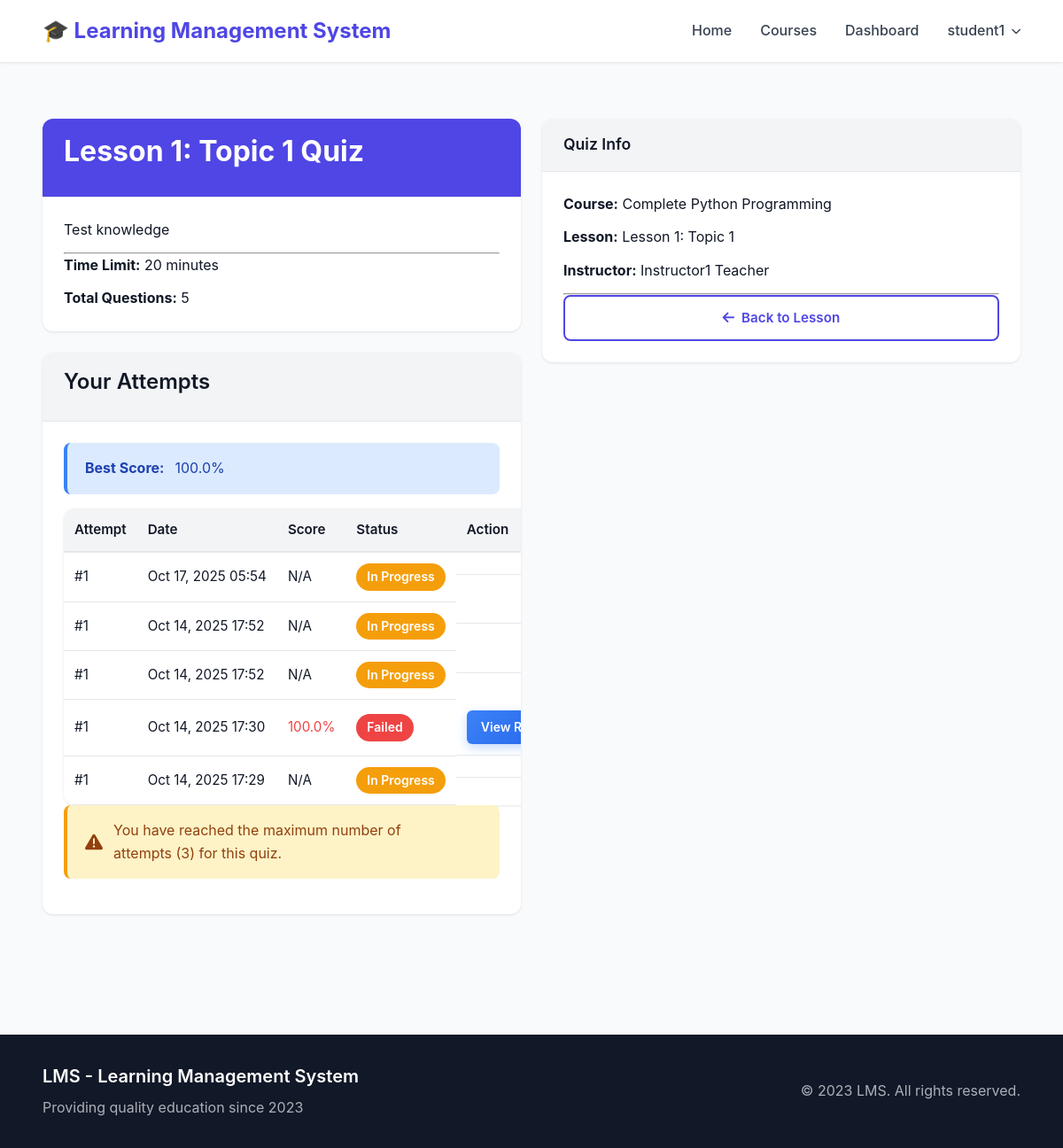
/quizzes/quiz/1/ (signed in), run on the app's committed database.
### accounts/models.py (models this page shows, shortened)
class User(AbstractUser):
    USER_TYPE_CHOICES = (
        ('student', 'Student'),
        ('instructor', 'Instructor'),
        ('admin', 'Admin'),
    )
    user_type = models.CharField(max_length=10, choices=USER_TYPE_CHOICES, default='student')
    profile_picture = models.ImageField(upload_to='profile_pictures/', null=True, blank=True)
    phone = models.CharField(max_length=20, null=True, blank=True)
    bio = models.TextField(blank=True, null=True)
    date_of_birth = models.DateField(null=True, blank=True)
    website = models.URLField(max_length=200, blank=True, null=True)
    address = models.TextField(blank=True, null=True)
    LEARNING_STYLE_CHOICES = (
        ('visual', 'Visual'),
        ('auditory', 'Auditory'),
        ('reading', 'Reading/Writing'),
        ('kinesthetic', 'Kinesthetic'),
    )
    learning_style = models.CharField(max_length=20, choices=LEARNING_STYLE_CHOICES, null=True, blank=True)
    preferred_language = models.CharField(max_length=50, blank=True, null=True)
    daily_study_goal = models.PositiveIntegerField(default=30, validators=[MinValueValidator(15), MaxValueValidator(480)])  # in minutes
    @property
    def is_student(self):
        return self.user_type == 'student'
    @property
    def is_instructor(self):
        return self.user_type == 'instructor'
    @property
    def is_admin(self):
        return self.is_superuser or self.user_type == 'admin'

### quizzes/models.py (models this page shows, shortened)
class Quiz(models.Model):
    title = models.CharField(max_length=200)
    lesson = models.ForeignKey(
        Lesson,
        on_delete=models.CASCADE,
        related_name='quizzes'
    )
    instructor = models.ForeignKey(
        settings.AUTH_USER_MODEL,
        on_delete=models.CASCADE,
        related_name='quizzes'
    )
    description = models.TextField(blank=True)
    instructions = models.TextField(blank=True, help_text="Instructions for students")
    start_date = models.DateTimeField(null=True, blank=True, help_text="When quiz becomes available")
    end_date = models.DateTimeField(null=True, blank=True, help_text="When quiz closes")
    time_limit_minutes = models.PositiveIntegerField(default=30, help_text="Duration in minutes")
    passing_score = models.PositiveIntegerField(default=70, help_text="Percentage to pass")
    max_attempts = models.PositiveIntegerField(default=3, help_text="Maximum attempts allowed")
    is_published = models.BooleanField(default=False)
    shuffle_questions = models.BooleanField(default=True)
    show_correct_answers = models.BooleanField(default=True)
    created_at = models.DateTimeField(auto_now_add=True)
    updated_at = models.DateTimeField(auto_now=True)
    @property
    def total_questions(self):
        return self.questions.count()

class QuizAttempt(models.Model):
    student = models.ForeignKey(
        settings.AUTH_USER_MODEL,
        on_delete=models.CASCADE,
        related_name='quiz_attempts'
    )
    quiz = models.ForeignKey(
        Quiz,
        on_delete=models.CASCADE,
        related_name='attempts'
    )
    attempt_number = models.PositiveIntegerField(default=1)
    started_at = models.DateTimeField(auto_now_add=True)
    completed_at = models.DateTimeField(null=True, blank=True)
    time_taken_minutes = models.PositiveIntegerField(null=True, blank=True)
    score = models.FloatField(null=True, blank=True)
    passed = models.BooleanField(default=False)
    class Meta:
        ordering = ['-started_at']

### courses/models.py (models this page shows, shortened)
class Course(models.Model):
    title = models.CharField(max_length=200, unique=True)
    code = models.CharField(max_length=20, unique=True, blank=True, null=True, help_text="Unique course code (e.g., CS101)")
    description = models.TextField()
    instructor = models.ForeignKey(
        settings.AUTH_USER_MODEL,
        on_delete=models.CASCADE,
        related_name='courses_taught'
    )
    thumbnail = models.ImageField(upload_to='course_thumbnails/', null=True, blank=True)
    syllabus = models.FileField(upload_to='syllabi/', null=True, blank=True)
    category = models.ForeignKey(Category, on_delete=models.SET_NULL, null=True, blank=True, related_name='courses')
    created_at = models.DateTimeField(auto_now_add=True)
    updated_at = models.DateTimeField(auto_now=True)

class Lesson(models.Model):
    module = models.ForeignKey(Module, on_delete=models.CASCADE, related_name='lessons')
    title = models.CharField(max_length=200)
    content = models.TextField(blank=True)
    description = models.TextField(blank=True, null=True)
    video_file = models.FileField(upload_to='lesson_videos/', blank=True, null=True, help_text="Upload video file (MP4, WebM, etc.)")
    video_url = models.URLField(blank=True, null=True, help_text="YouTube/Vimeo URL (optional reference)")
    attachment = models.FileField(upload_to='lesson_attachments/', blank=True, null=True)
    order = models.PositiveIntegerField(default=0)
    class Meta:
        ordering = ['order']

### quizzes/views.py (the view)
# urls.py: path('quiz/<int:quiz_id>/', views.quiz_detail, name='quiz_detail'),
@login_required
def quiz_detail(request, quiz_id):
    quiz = get_object_or_404(Quiz, pk=quiz_id)
    course = quiz.lesson.module.course
    is_enrolled = Enrollment.objects.filter(student=request.user, course=course, is_active=True).exists()
    is_instructor = request.user == course.instructor
    if not (is_enrolled or is_instructor or request.user.is_admin):
        messages.error(request, "You must be enrolled in this course to access quizzes.")
        return redirect('courses:course_detail', pk=course.pk)
    attempts = QuizAttempt.objects.filter(student=request.user, quiz=quiz).order_by('-started_at')
    attempts_count = attempts.count()
    can_attempt = attempts_count < quiz.max_attempts
    best_score = attempts.filter(score__isnull=False).aggregate(Avg('score'))['score__avg'] or 0
    context = {
        'quiz': quiz,
        'course': course,
        'attempts': attempts,
        'attempts_count': attempts_count,
        'can_attempt': can_attempt,
        'attempts_remaining': quiz.max_attempts - attempts_count,
        'best_score': best_score,
    }
    return render(request, 'quizzes/quiz_detail.html', context)

### templates/quizzes/quiz_detail.html (shortened to what this page needs)
{% extends 'base.html' %}
{% block content %}
<div class="container py-5">
    <div class="row">
        <div class="col-lg-8">
            <div class="card mb-4">
                <div class="card-header bg-primary text-white">
                    <h2 class="mb-0">{{ quiz.title }}</h2>
                </div>
                <div class="card-body">
                    <p>{{ quiz.description }}</p>
                    <hr>
                    <p><strong>Time Limit:</strong> {{ quiz.time_limit_minutes }} minutes</p>
                    <p><strong>Total Questions:</strong> {{ quiz.total_questions }}</p>
                </div>
            </div>
            {% if user.is_student %}
            <div class="card">
                <div class="card-header">
                    <h4 class="mb-0">Your Attempts</h4>
                </div>
                <div class="card-body">
                    {% if attempts %}
                    <div class="alert alert-info mb-3">
                        <strong>Best Score:</strong> {{ best_score|floatformat:1 }}%
                    </div>
                    <table class="table">
                        <thead>
                            <tr>
                                <th>Attempt</th>
                                <th>Date</th>
                                <th>Score</th>
                                <th>Status</th>
                                <th>Action</th>
                            </tr>
                        </thead>
                        <tbody>
                            {% for attempt in attempts %}
                            <tr>
                                <td>#{{ attempt.attempt_number }}</td>
                                <td>{{ attempt.started_at|date:"M d, Y H:i" }}</td>
                                <td>
                                    {% if attempt.score %}
                                        <span class="{% if attempt.passed %}text-success{% else %}text-danger{% endif %}">
                                            {{ attempt.score|floatformat:1 }}%
                                        </span>
                                    {% else %}
                                        N/A
                                    {% endif %}
                                </td>
                                <td>
                                    {% if attempt.completed_at %}
                                        {% if attempt.passed %}
                                            <span class="badge bg-success">Passed</span>
                                        {% else %}
                                            <span class="badge bg-danger">Failed</span>
                                        {% endif %}
                                    {% else %}
                                        <span class="badge bg-warning">In Progress</span>
                                    {% endif %}
                                </td>
                                <td>
                                    {% if attempt.completed_at %}
                                        <a href="{% url 'quizzes:quiz_result' attempt.pk %}" class="btn btn-sm btn-info">View Result</a>
                                    {% endif %}
                                </td>
                            </tr>
                            {% endfor %}
                        </tbody>
                    </table>
                    {% else %}
                    <p class="text-muted">You haven't attempted this quiz yet.</p>
                    {% endif %}
                    {% if can_attempt %}
                    <a href="{% url 'quizzes:take_quiz' quiz.pk %}" class="btn btn-primary">
                        <i class="fas fa-play"></i> Take Quiz
                    </a>
                    <p class="text-muted mt-2">Attempts remaining: {{ attempts_remaining }} of {{ quiz.max_attempts }}</p>
                    {% else %}
                    <div class="alert alert-warning">
                        <i class="fas fa-exclamation-triangle"></i> You have reached the maximum number of attempts ({{ quiz.max_attempts }}) for this quiz.
                    </div>
                    {% endif %}
                </div>
            </div>
            {% endif %}
        </div>
        <div class="col-lg-4">
            <div class="card">
                <div class="card-header">
                    <h5 class="mb-0">Quiz Info</h5>
                </div>
                <div class="card-body">
                    <p><strong>Course:</strong> {{ course.title }}</p>
                    <p><strong>Lesson:</strong> {{ quiz.lesson.title }}</p>
                    <p><strong>Instructor:</strong> {{ quiz.instructor.get_full_name }}</p>
                    <hr>
                    <a href="{% url 'courses:lesson_detail' quiz.lesson.pk %}" class="btn btn-outline-primary w-100">
                        <i class="fas fa-arrow-left"></i> Back to Lesson
                    </a>
                </div>
            </div>
        </div>
    </div>
</div>
{% endblock %}

### templates/base.html (shortened to what this page needs)
<!DOCTYPE html>
<html lang="en">
<head>
    <link rel="stylesheet" href="https://cdnjs.cloudflare.com/ajax/libs/font-awesome/6.0.0/css/all.min.css">
    {% load static %}
    <link rel="stylesheet" href="{% static 'css/reset.css' %}?v=11">
    <link rel="stylesheet" href="{% static 'css/responsive.css' %}?v=17">
    <link rel="stylesheet" href="{% static 'css/style.css' %}?v=11">
    <link rel="stylesheet" href="{% static 'css/admin-fix.css' %}?v=11">
    <link rel="stylesheet" href="{% static 'css/navbar-fix.css' %}?v=11">
    <link rel="stylesheet" href="{% static 'css/instructor-students.css' %}?v=11">
    <link rel="stylesheet" href="{% static 'css/lessons.css' %}?v=2">
    <link rel="stylesheet" href="{% static 'css/quizzes.css' %}?v=2">
    <link rel="stylesheet" href="{% static 'css/dashboard.css' %}?v=2">
    <link rel="stylesheet" href="{% static 'css/student-progress.css' %}?v=2">
    <link rel="stylesheet" href="{% static 'css/admin-progress.css' %}?v=2">
    <link rel="stylesheet" href="{% static 'css/doubts.css' %}?v=2">
    <link rel="stylesheet" href="{% static 'css/assessments.css' %}?v=2">
    <link rel="stylesheet" href="{% static 'css/forms.css' %}?v=1">
</head>
<body>
    <nav class="navbar">
        <div class="container navbar-container">
            <a class="navbar-brand" href="/">🎓 Learning Management System</a>
            <div class="navbar-menu" id="navbarMenu">
                <a class="nav-link" href="{% url 'home' %}">Home</a>
                <a class="nav-link" href="{% url 'courses:course_list' %}">Courses</a>
                {% if user.is_authenticated %}
                <a class="nav-link" href="{% url 'accounts:dashboard' %}">Dashboard</a>
                <div class="dropdown" id="userDropdownContainer">
                    <span class="nav-link dropdown-toggle" onclick="toggleDropdown(event)">{{ user.username }}</span>
                </div>
                {% else %}
                <a class="nav-link" href="{% url 'accounts:login' %}">Login</a>
                <a class="btn-register" href="{% url 'accounts:register' %}">Register</a>
                {% endif %}
            </div>
        </div>
    </nav>
    <main>
        {% block content %}{% endblock %}
    </main>
    <footer>
        <div class="container">
            <div class="footer-content">
                <div class="footer-left">
                    <h5>LMS - Learning Management System</h5>
                    <p>Providing quality education since 2023</p>
                </div>
                <div class="footer-right">
                    <p>&copy; 2023 LMS. All rights reserved.</p>
                </div>
            </div>
        </div>
    </footer>
</body>
</html>

### static/css/style.css (style rules this page uses)
table td:last-child { display: flex; gap: 0.5rem; flex-wrap: wrap; }
table .btn { padding: 0.5rem 1rem; font-size: 0.875rem; }
footer { background: var(--gray-900); color: var(--gray-300); padding: 2rem 0; margin-top: 4rem; }

### static/css/admin-fix.css (style rules this page uses)
.admin-actions .btn, .admin-btn, .card-header .btn, .card-footer .btn, table .btn { width: auto !important; display: inline-flex !important; }
.card { margin-bottom: 1.5rem; }
.card-body { padding: 1.5rem; }
.card-header { padding: 1rem 1.5rem; }
.row { display: flex; flex-wrap: wrap; gap: 1rem; margin: 0; }
.row > [class*='col-'] { padding: 0; }
.bg-primary { background: var(--primary) !important; }
.bg-warning { background: var(--warning) !important; }
.table { width: 100%; margin: 0; }
.table td, .table th { vertical-align: middle; }
.mb-4 { margin-bottom: 1.5rem !important; }

### static/css/navbar-fix.css (style rules this page uses)
.navbar .dropdown { position: relative; }
.navbar .dropdown-toggle { cursor: pointer; user-select: none; display: flex; align-items: center; gap: 0.5rem; }
.navbar .dropdown-toggle::after { content: '\f078'; font-family: 'Font Awesome 6 Free'; font-weight: 900; font-size: 0.7rem; transition: transform 0.3s; }

### static/css/instructor-students.css (style rules this page uses)
.mb-3 { margin-bottom: 1rem; }
.mb-4 { margin-bottom: 1.5rem; }
.container .row { display: flex; flex-wrap: wrap; gap: 1.5rem; }
.container .row > [class*='col-'] { flex: 1; min-width: 300px; }
.container .card { margin-bottom: 1.5rem; width: 100%; }
.container .card-body p { margin-bottom: 0.75rem; word-wrap: break-word; }
.container .card-body p:last-child { margin-bottom: 0; }
.container .card-header h5 { margin: 0; font-size: 1.1rem; }
.container .table { width: 100%; margin: 0; font-size: 0.95rem; }
.container .table td, .container .table th { padding: 0.75rem; vertical-align: middle; white-space: nowrap; }

### data on the page
User: username "student1"
Quiz: title "Lesson 1: Topic 1 Quiz", description "Test knowledge", time_limit_minutes "20", total_questions "5", max_attempts "3", lesson "Lesson 1: Topic 1", instructor.get_full_name "Instructor1 Teacher"
QuizAttempt: attempt_number "1", started_at "Oct 17, 2025 05:54", shows "N/A", shows "In Progress"
QuizAttempt: attempt_number "1", started_at "Oct 14, 2025 17:52", shows "N/A", shows "In Progress"
QuizAttempt: attempt_number "1", started_at "Oct 14, 2025 17:52", shows "N/A", shows "In Progress"
QuizAttempt: attempt_number "1", started_at "Oct 14, 2025 17:30", score "100.0", passed "Failed", shows "View…"
QuizAttempt: attempt_number "1", started_at "Oct 14, 2025 17:29", shows "N/A", shows "In Progress"
Course: title "Complete Python Programming"

### other printed values
{{ best_score|floatformat:1 }} "100.0"
